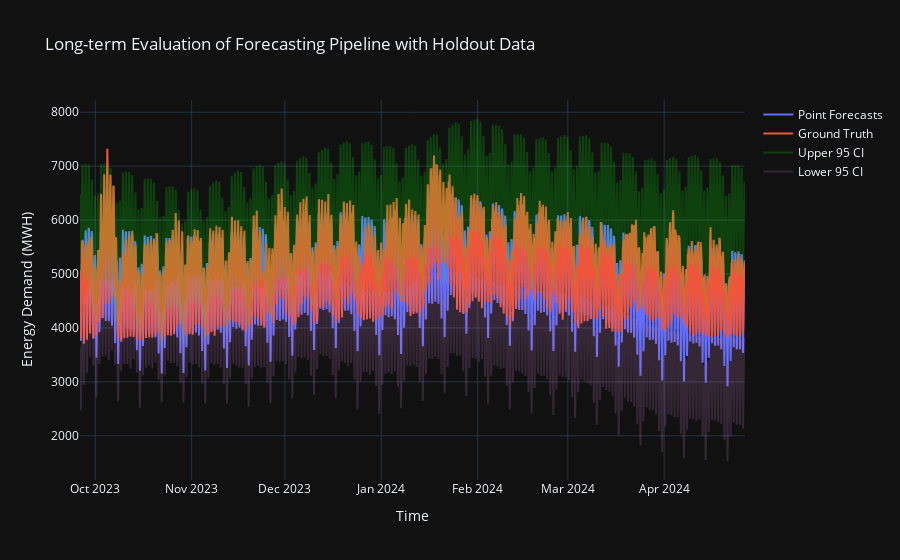

Write notebook code for a chart like this one.
### Markdown cell above
### Plotting the long-term evaluation forecasts

Below, we plot the one-shot or long-term forecasts made by the model on our holdout evaluation data. This plot contains the point forecasts of the model, the upper and lower 95% prediction intervals (based on the model's variance forecasts), and the ground truth energy demand values for comparison. The evaluation data does span a large period of time, so it may be necessary to zoom in to distinguish between the different lines.

### Code cell
# Combine error forecasts
std_forecasts = np.sqrt(variance_forecasts)

# 1.96 is the z-value for the 2.5th percentile of the standard normal distribution
lower_cuts = point_forecasts - 1.96 * std_forecasts  
upper_cuts = point_forecasts + 1.96 * std_forecasts

# Create figure showing forecasts and actual values
long_term_fig = go.Figure()
long_term_fig.add_trace(go.Scatter(x=evaluation_data.index, y=point_forecasts, mode='lines', 
    name='Point Forecasts', line=dict(color='rgba(255, 0, 0)')))
long_term_fig.add_trace(go.Scatter(x=evaluation_data.index, y=actual_values, mode='lines', 
    name='Ground Truth', line=dict(color='rgba(0, 0, 255)')))
long_term_fig.add_trace(go.Scatter(x=evaluation_data.index, y=upper_cuts, mode='lines', 
    name='Upper 95 CI', line=dict(color='rgba(0, 255, 0, 0.2)')))
long_term_fig.add_trace(go.Scatter(x=evaluation_data.index, y=lower_cuts, mode='lines', 
    name='Lower 95 CI', line=dict(color='rgba(200, 125, 200, 0.2)')))

# Customize the layout
long_term_fig.update_layout(
    title="Long-term Evaluation of Forecasting Pipeline with Holdout Data",
    xaxis_title='Time',
    yaxis_title='Energy Demand (MWH)',
    template='plotly_dark' 
)

# save plotly figure for web application
with open(r"assets/long_term_evaluation_plot.pkl", 'wb') as file:
    pkl.dump(long_term_fig, file=file)

long_term_fig.show()

### Figure 1 — Plotly figure (JSON) as saved in the notebook; plotly's stock layout.template omitted (floating-point values rounded to 4 significant figures; data arrays with more than 128 entries replaced by an {"elided": "..."} marker saying what was removed)
{"data": [{"line": {"color": "rgba(255, 0, 0)"}, "mode": "lines", "name": "Point Forecasts", "type": "scatter", "x": {"elided": "5134 str values"}, "y": {"elided": "5134 float values"}}, {"line": {"color": "rgba(0, 0, 255)"}, "mode": "lines", "name": "Ground Truth", "type": "scatter", "x": {"elided": "5134 str values"}, "y": {"elided": "5134 int values"}}, {"line": {"color": "rgba(0, 255, 0, 0.2)"}, "mode": "lines", "name": "Upper 95 CI", "type": "scatter", "x": {"elided": "5134 str values"}, "y": {"elided": "5134 float values"}}, {"line": {"color": "rgba(200, 125, 200, 0.2)"}, "mode": "lines", "name": "Lower 95 CI", "type": "scatter", "x": {"elided": "5134 str values"}, "y": {"elided": "5134 float values"}}], "layout": {"title": {"text": "Long-term Evaluation of Forecasting Pipeline with Holdout Data"}, "xaxis": {"title": {"text": "Time"}}, "yaxis": {"title": {"text": "Energy Demand (MWH)"}}}}
